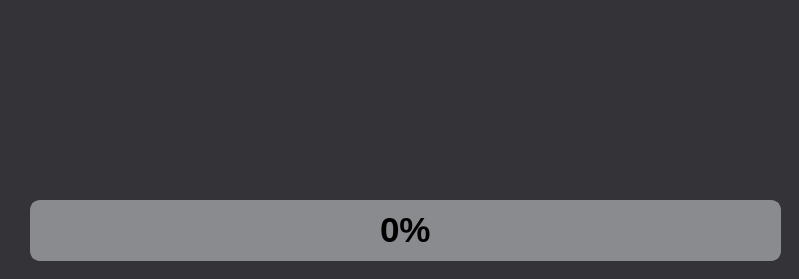
<?xml version="1.0" encoding="UTF-8"?>
<ui version="4.0">
 <class>MainWindow</class>
 <widget class="QMainWindow" name="MainWindow">
  <property name="geometry">
   <rect>
    <x>0</x>
    <y>0</y>
    <width>799</width>
    <height>279</height>
   </rect>
  </property>
  <property name="font">
   <font>
    <kerning>true</kerning>
   </font>
  </property>
  <property name="windowTitle">
   <string>Trellix Desatendido  By: Andrés</string>
  </property>
  <property name="layoutDirection">
   <enum>Qt::LeftToRight</enum>
  </property>
  <property name="styleSheet">
   <string notr="true">background-color: #343338</string>
  </property>
  <widget class="QWidget" name="Ventana">
   <widget class="QLabel" name="Lbl_Estado">
    <property name="geometry">
     <rect>
      <x>40</x>
      <y>100</y>
      <width>741</width>
      <height>81</height>
     </rect>
    </property>
    <property name="font">
     <font>
      <family>Arial</family>
      <pointsize>-1</pointsize>
      <bold>true</bold>
      <kerning>false</kerning>
     </font>
    </property>
    <property name="styleSheet">
     <string notr="true">font-size: 30px;
font-family: Arial;
color: #edeef0;
font-weight: bold;</string>
    </property>
    <property name="text">
     <string/>
    </property>
    <property name="alignment">
     <set>Qt::AlignCenter</set>
    </property>
   </widget>
   <widget class="QProgressBar" name="progressBar">
    <property name="geometry">
     <rect>
      <x>30</x>
      <y>200</y>
      <width>751</width>
      <height>61</height>
     </rect>
    </property>
    <property name="font">
     <font>
      <family>Arial</family>
      <pointsize>26</pointsize>
      <bold>true</bold>
     </font>
    </property>
    <property name="styleSheet">
     <string notr="true">QProgressBar {
    background-color: #8A8B8F; /* Color de fondo gris claro */
    border: 2px solid #8A8B8F; /* Borde gris */
    border-radius: 10px; /* Esquinas redondeadas */
    height: 20px; /* Altura de la barra */
    text-align: center; /* Texto centrado */
}

QProgressBar::chunk {
    background-color: #FFFFFF; /* Color de progreso blanco */
    margin: 0px; /* Sin margen interno */
    border-radius: 8px; /* Esquinas redondeadas para los 'chunks' */
}

QProgressBar::text {
    color: #edeef0; /* Color de texto negro */
    /* Si se requiere, se puede agregar más estilización al texto aquí */
}</string>
    </property>
    <property name="value">
     <number>0</number>
    </property>
   </widget>
   <widget class="QLabel" name="Lbl_N_Estado">
    <property name="geometry">
     <rect>
      <x>30</x>
      <y>20</y>
      <width>161</width>
      <height>51</height>
     </rect>
    </property>
    <property name="font">
     <font>
      <family>Arial</family>
      <pointsize>-1</pointsize>
      <bold>true</bold>
      <kerning>false</kerning>
     </font>
    </property>
    <property name="styleSheet">
     <string notr="true">font-size: 30px;
font-family: Arial;
color: #edeef0;
font-weight: bold;</string>
    </property>
    <property name="text">
     <string/>
    </property>
    <property name="alignment">
     <set>Qt::AlignCenter</set>
    </property>
   </widget>
  </widget>
 </widget>
 <resources/>
 <connections/>
</ui>
